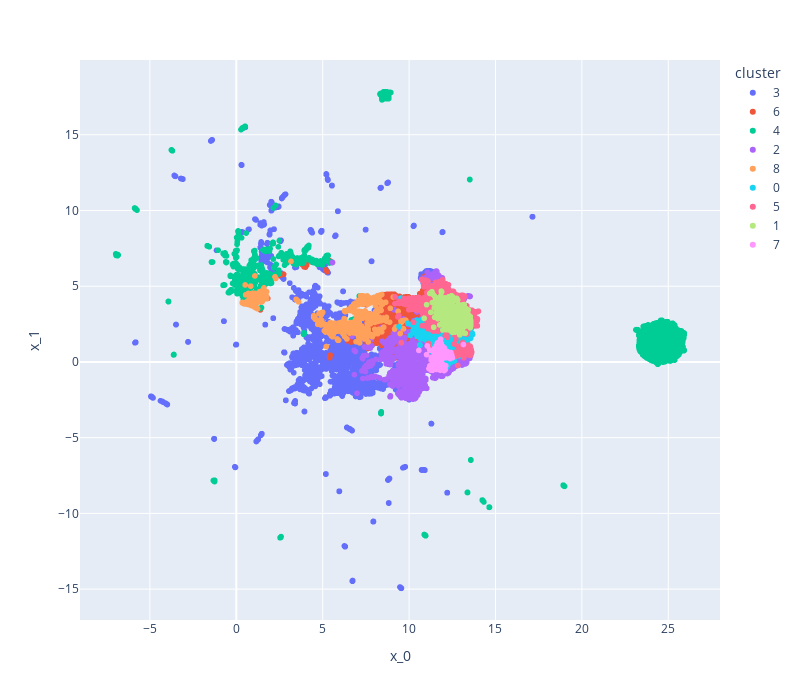

Notebook source saved alongside this figure:
### Code cell
from src.tools.dim_reduction import reduce_umap
from src.tools.vis_utils import plot_clusters

ble = reduce_umap(embedding, n_components=2, n_neighbors=15, metric="cosine")[0]
ble["cluster"] = df_full["cluster"]
plot_clusters(ble)

### Figure 1 — Plotly figure (JSON) as saved in the notebook; plotly's stock layout.template omitted (floating-point values rounded to 4 significant figures; data arrays with more than 128 entries replaced by an {"elided": "..."} marker saying what was removed)
{"data": [{"hovertemplate": "cluster=3<br>x_0=%{x}<br>x_1=%{y}<extra></extra>", "legendgroup": "3", "marker": {"color": "#636efa", "symbol": "circle"}, "mode": "markers", "name": "3", "showlegend": true, "type": "scattergl", "x": {"elided": "4701 float values"}, "xaxis": "x", "y": {"elided": "4701 float values"}, "yaxis": "y"}, {"hovertemplate": "cluster=6<br>x_0=%{x}<br>x_1=%{y}<extra></extra>", "legendgroup": "6", "marker": {"color": "#EF553B", "symbol": "circle"}, "mode": "markers", "name": "6", "showlegend": true, "type": "scattergl", "x": {"elided": "1737 float values"}, "xaxis": "x", "y": {"elided": "1737 float values"}, "yaxis": "y"}, {"hovertemplate": "cluster=4<br>x_0=%{x}<br>x_1=%{y}<extra></extra>", "legendgroup": "4", "marker": {"color": "#00cc96", "symbol": "circle"}, "mode": "markers", "name": "4", "showlegend": true, "type": "scattergl", "x": {"elided": "6158 float values"}, "xaxis": "x", "y": {"elided": "6158 float values"}, "yaxis": "y"}, {"hovertemplate": "cluster=2<br>x_0=%{x}<br>x_1=%{y}<extra></extra>", "legendgroup": "2", "marker": {"color": "#ab63fa", "symbol": "circle"}, "mode": "markers", "name": "2", "showlegend": true, "type": "scattergl", "x": {"elided": "1993 float values"}, "xaxis": "x", "y": {"elided": "1993 float values"}, "yaxis": "y"}, {"hovertemplate": "cluster=8<br>x_0=%{x}<br>x_1=%{y}<extra></extra>", "legendgroup": "8", "marker": {"color": "#FFA15A", "symbol": "circle"}, "mode": "markers", "name": "8", "showlegend": true, "type": "scattergl", "x": {"elided": "802 float values"}, "xaxis": "x", "y": {"elided": "802 float values"}, "yaxis": "y"}, {"hovertemplate": "cluster=0<br>x_0=%{x}<br>x_1=%{y}<extra></extra>", "legendgroup": "0", "marker": {"color": "#19d3f3", "symbol": "circle"}, "mode": "markers", "name": "0", "showlegend": true, "type": "scattergl", "x": {"elided": "925 float values"}, "xaxis": "x", "y": {"elided": "925 float values"}, "yaxis": "y"}, {"hovertemplate": "cluster=5<br>x_0=%{x}<br>x_1=%{y}<extra></extra>", "legendgroup": "5", "marker": {"color": "#FF6692", "symbol": "circle"}, "mode": "markers", "name": "5", "showlegend": true, "type": "scattergl", "x": {"elided": "962 float values"}, "xaxis": "x", "y": {"elided": "962 float values"}, "yaxis": "y"}, {"hovertemplate": "cluster=1<br>x_0=%{x}<br>x_1=%{y}<extra></extra>", "legendgroup": "1", "marker": {"color": "#B6E880", "symbol": "circle"}, "mode": "markers", "name": "1", "showlegend": true, "type": "scattergl", "x": {"elided": "417 float values"}, "xaxis": "x", "y": {"elided": "417 float values"}, "yaxis": "y"}, {"hovertemplate": "cluster=7<br>x_0=%{x}<br>x_1=%{y}<extra></extra>", "legendgroup": "7", "marker": {"color": "#FF97FF", "symbol": "circle"}, "mode": "markers", "name": "7", "showlegend": true, "type": "scattergl", "x": {"elided": "152 float values"}, "xaxis": "x", "y": {"elided": "152 float values"}, "yaxis": "y"}], "layout": {"height": 700, "legend": {"title": {"text": "cluster"}, "tracegroupgap": 0}, "margin": {"t": 60}, "width": 800, "xaxis": {"anchor": "y", "domain": [0, 1], "title": {"text": "x_0"}}, "yaxis": {"anchor": "x", "domain": [0, 1], "title": {"text": "x_1"}}}}
